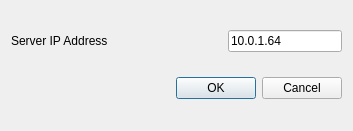
<?xml version="1.0" encoding="UTF-8"?>
<ui version="4.0">
 <class>ConnectDialog</class>
 <widget class="QDialog" name="ConnectDialog">
  <property name="geometry">
   <rect>
    <x>0</x>
    <y>0</y>
    <width>353</width>
    <height>131</height>
   </rect>
  </property>
  <property name="windowTitle">
   <string>Connect to Server</string>
  </property>
  <layout class="QVBoxLayout" name="verticalLayout">
   <item>
    <layout class="QHBoxLayout" name="horizontalLayout">
     <item>
      <widget class="QLabel" name="label">
       <property name="text">
        <string>Server IP Address</string>
       </property>
       <property name="buddy">
        <cstring>lineEdit</cstring>
       </property>
      </widget>
     </item>
     <item>
      <spacer name="horizontalSpacer">
       <property name="orientation">
        <enum>Qt::Horizontal</enum>
       </property>
       <property name="sizeHint" stdset="0">
        <size>
         <width>40</width>
         <height>20</height>
        </size>
       </property>
      </spacer>
     </item>
     <item>
      <widget class="QLineEdit" name="lineEdit">
       <property name="text">
        <string>10.0.1.64</string>
       </property>
      </widget>
     </item>
    </layout>
   </item>
   <item>
    <widget class="QDialogButtonBox" name="buttonBox">
     <property name="orientation">
      <enum>Qt::Horizontal</enum>
     </property>
     <property name="standardButtons">
      <set>QDialogButtonBox::Cancel|QDialogButtonBox::Ok</set>
     </property>
    </widget>
   </item>
  </layout>
 </widget>
 <resources/>
 <connections>
  <connection>
   <sender>buttonBox</sender>
   <signal>accepted()</signal>
   <receiver>ConnectDialog</receiver>
   <slot>accept()</slot>
   <hints>
    <hint type="sourcelabel">
     <x>248</x>
     <y>254</y>
    </hint>
    <hint type="destinationlabel">
     <x>157</x>
     <y>274</y>
    </hint>
   </hints>
  </connection>
  <connection>
   <sender>buttonBox</sender>
   <signal>rejected()</signal>
   <receiver>ConnectDialog</receiver>
   <slot>reject()</slot>
   <hints>
    <hint type="sourcelabel">
     <x>316</x>
     <y>260</y>
    </hint>
    <hint type="destinationlabel">
     <x>286</x>
     <y>274</y>
    </hint>
   </hints>
  </connection>
 </connections>
</ui>
